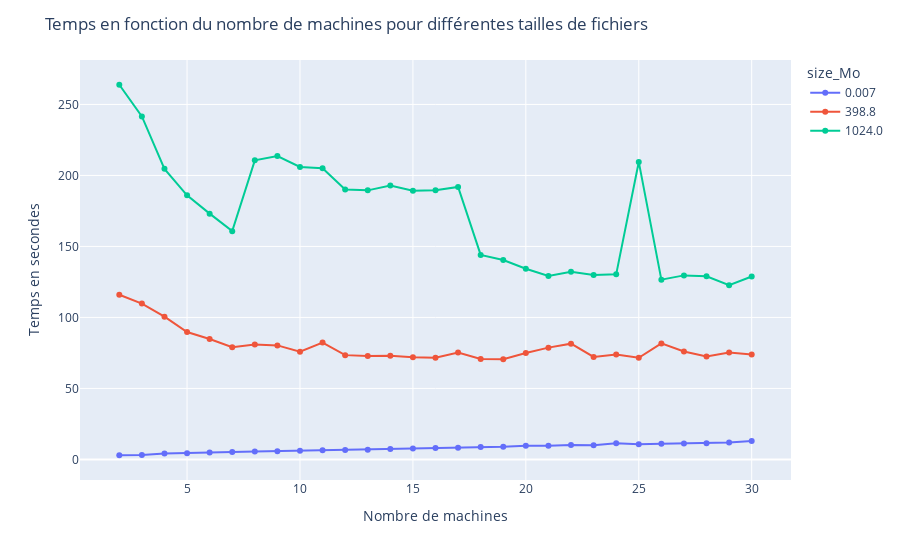

Notebook source saved alongside this figure:
### Code cell
fig = px.line(all, x="nb_machines", y="total",color='size_Mo', markers=True)
fig.update_layout(title='Temps en fonction du nombre de machines pour différentes tailles de fichiers',
                  xaxis_title='Nombre de machines',
                  yaxis_title='Temps en secondes')
fig.show()

### Figure 1 — Plotly figure (JSON) as saved in the notebook; plotly's stock layout.template omitted (floating-point values rounded to 4 significant figures)
{"data": [{"hovertemplate": "size_Mo=0.007<br>nb_machines=%{x}<br>total=%{y}<extra></extra>", "legendgroup": "0.007", "line": {"color": "#636efa", "dash": "solid"}, "marker": {"symbol": "circle"}, "mode": "markers+lines", "name": "0.007", "orientation": "v", "showlegend": true, "x": [2, 3, 4, 5, 6, 7, 8, 9, 10, 11, 12, 13, 14, 15, 16, 17, 18, 19, 20, 21, 22, 23, 24, 25, 26, 27, 28, 29, 30], "xaxis": "x", "y": [2.942, 3.168, 4.218, 4.387, 4.825, 5.147, 5.511, 5.785, 6.037, 6.392, 6.705, 6.844, 7.386, 7.626, 7.982, 8.228, 8.706, 8.868, 9.648, 9.595, 10.15, 10.07, 11.38, 10.7, 11.11, 11.27, 11.38, 11.83, 12.98], "yaxis": "y", "type": "scatter"}, {"hovertemplate": "size_Mo=398.8<br>nb_machines=%{x}<br>total=%{y}<extra></extra>", "legendgroup": "398.8", "line": {"color": "#EF553B", "dash": "solid"}, "marker": {"symbol": "circle"}, "mode": "markers+lines", "name": "398.8", "orientation": "v", "showlegend": true, "x": [2, 3, 4, 5, 6, 7, 8, 9, 10, 11, 12, 13, 14, 15, 16, 17, 18, 19, 20, 21, 22, 23, 24, 25, 26, 27, 28, 29, 30], "xaxis": "x", "y": [116.0, 109.7, 100.5, 89.72, 84.81, 79.08, 80.95, 80.3, 75.87, 82.27, 73.45, 72.92, 73.04, 71.98, 71.58, 75.25, 70.67, 70.6, 74.96, 78.73, 81.53, 72.2, 73.95, 71.58, 81.72, 76.06, 72.56, 75.26, 73.92], "yaxis": "y", "type": "scatter"}, {"hovertemplate": "size_Mo=1024.0<br>nb_machines=%{x}<br>total=%{y}<extra></extra>", "legendgroup": "1024.0", "line": {"color": "#00cc96", "dash": "solid"}, "marker": {"symbol": "circle"}, "mode": "markers+lines", "name": "1024.0", "orientation": "v", "showlegend": true, "x": [2, 3, 4, 5, 6, 7, 8, 9, 10, 11, 12, 13, 14, 15, 16, 17, 18, 19, 20, 21, 22, 23, 24, 25, 26, 27, 28, 29, 30], "xaxis": "x", "y": [263.9, 241.5, 204.6, 186.0, 173.1, 160.8, 210.6, 213.7, 206.0, 205.1, 190.1, 189.5, 193.0, 189.3, 189.5, 191.9, 144.0, 140.5, 134.3, 129.2, 132.1, 129.8, 130.3, 209.5, 126.6, 129.6, 129.0, 122.7, 128.9], "yaxis": "y", "type": "scatter"}], "layout": {"xaxis": {"anchor": "y", "domain": [0.0, 1.0], "title": {"text": "Nombre de machines"}}, "yaxis": {"anchor": "x", "domain": [0.0, 1.0], "title": {"text": "Temps en secondes"}}, "legend": {"title": {"text": "size_Mo"}, "tracegroupgap": 0}, "margin": {"t": 60}, "title": {"text": "Temps en fonction du nombre de machines pour différentes tailles de fichiers"}}}
